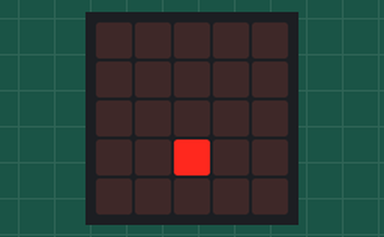
A program run on a simulated BBC micro:bit (MakeCode). Parts: the board's 5×5 LED display.

Above: at 0.11 s.
At 0.99 s:
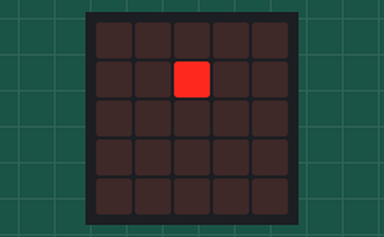
At 1.65 s:
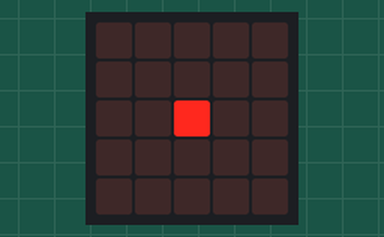
At 2.09 s:
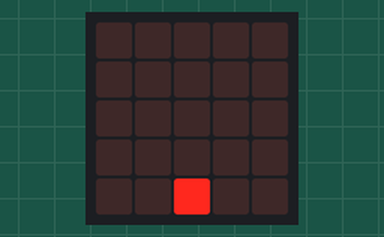

Measured:
- by itself, everything shown: repeats every 1.8 s, in 8 steps

The program:

main.ts
```typescript
let posX = 2
let posY = 2
let direction = 1
led.plot(posX, posY)
basic.forever(function () {
    led.unplot(posX, posY)
    posY += direction
    led.plot(posX, posY)
    if (posY >= 4) {
        direction = -1
    } else if (posY <= 0) {
        direction = 1
    }
    basic.pause(200)
    if (led.point(0, 0)) {
        led.plotBrightness(posX, posY, 86)
    }
})
```

test.ts
```typescript
// les tests vont ici ; cela ne sera pas compilé si ce paquet est utilisé en tant qu'extension.
```
